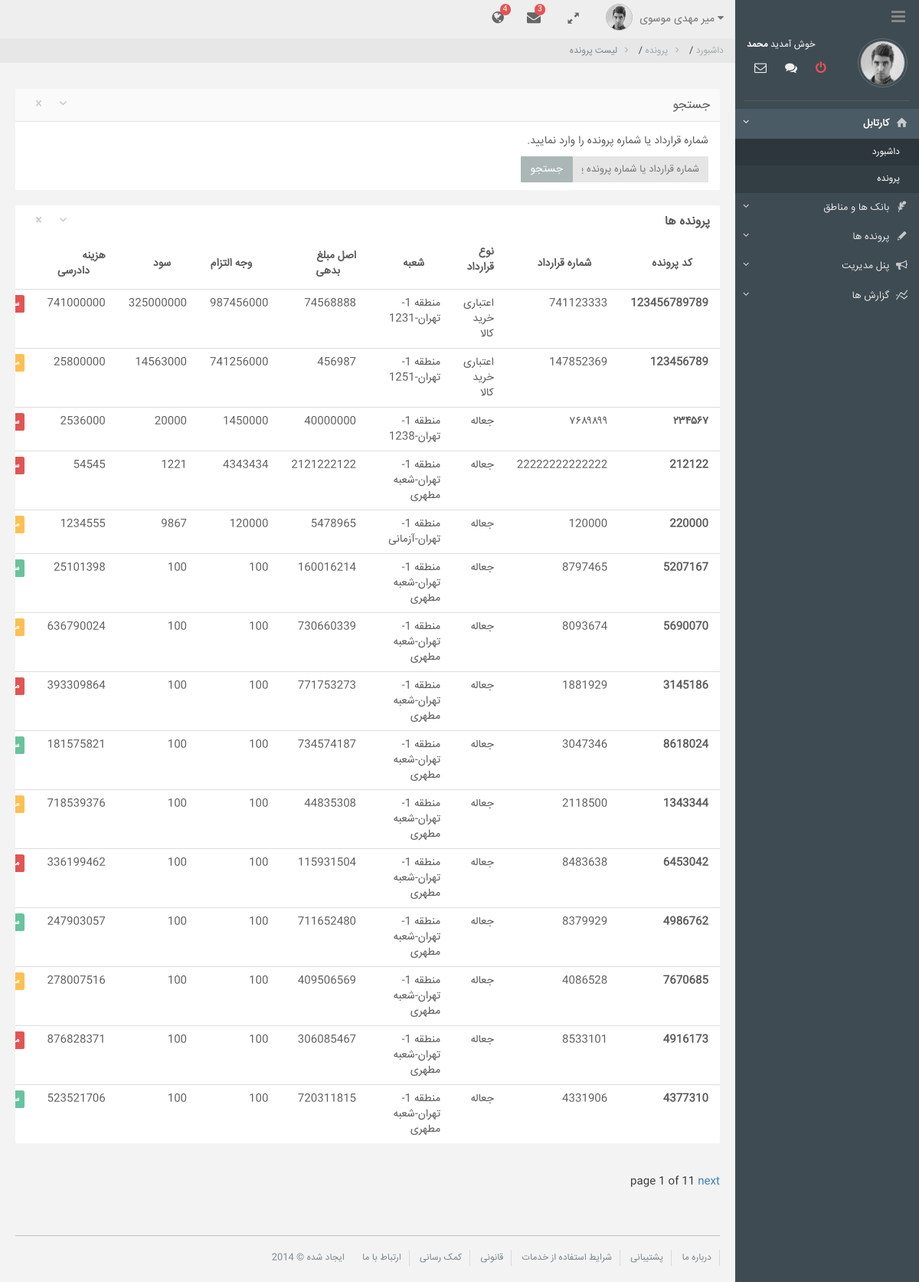
The page /bank/files/ (signed in) on the database as committed earlier.
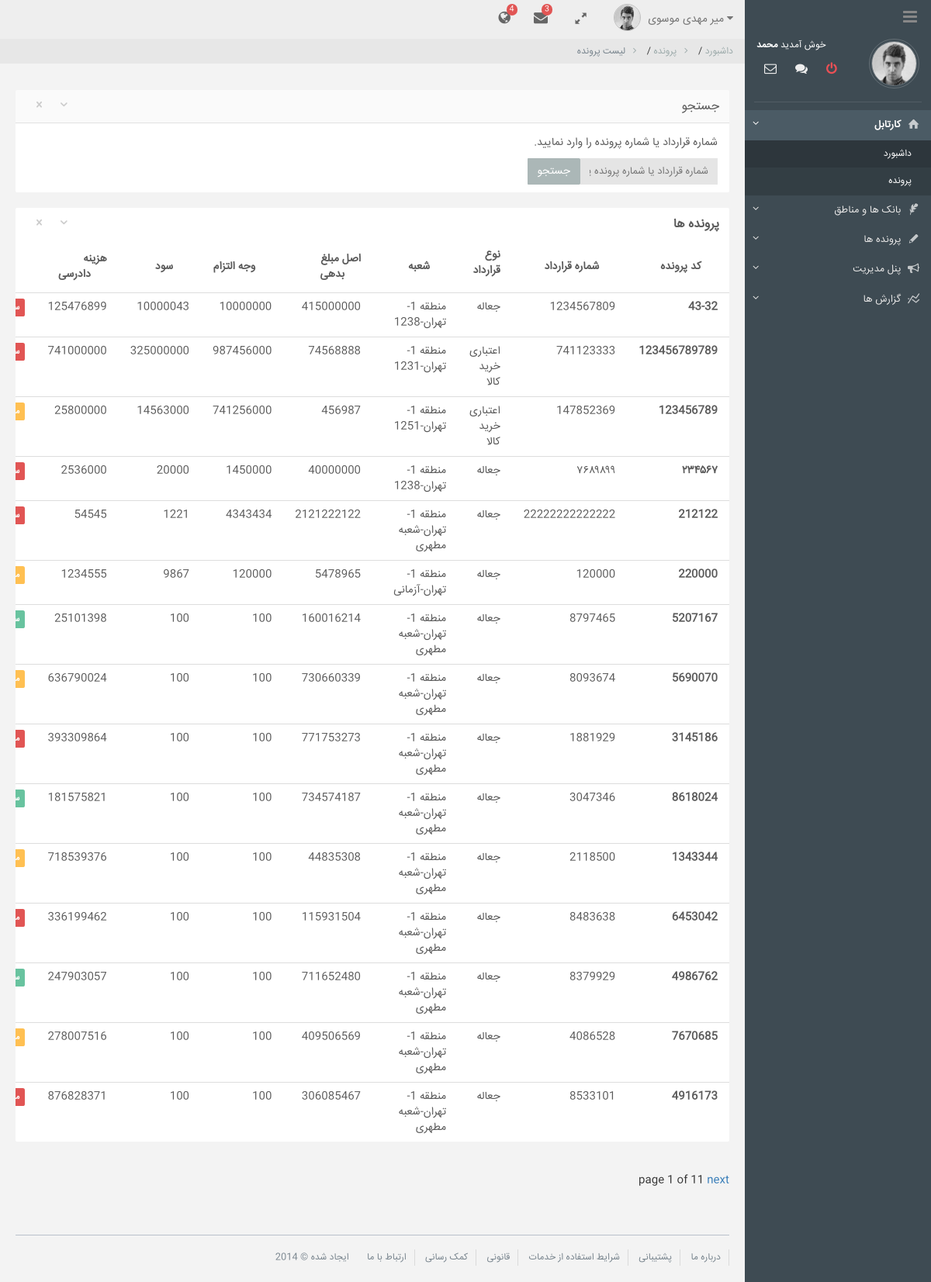
The same page on the database as committed later.
### bank/models.py (models this page shows, shortened)
@python_2_unicode_compatible
class File(Base):
    STATUS = (
        (u"سررسید گذشته", u"سر رسید گذشته"),
        (u"معوق", u"معوق"),
        (u"مشکوک الوصول", u"مشکوک الوصول")
    )
    TYPE = (
        ('جعاله', 'جعاله'),
        ('اعتباری خرید کالا', 'اعتباری خرید کالا'),
        ('خرید خودرو', 'خرید خودرو'),
    )
    ASSURANCE_TYPE = (
        ('خرد', 'خرد'),
        ('متوسط', 'متوسط'),
        ('کلان', 'کلان'),
    )
    file_code = models.CharField(_(u'کد پرونده'), max_length=200, unique=True)
    contract_code = models.CharField(_(u'شماره قرارداد'), max_length=200, unique=True)
    main_deposit = models.PositiveIntegerField(_(u'اصل مبلغ بدهی'), default=100)
    nc_deposit = models.PositiveIntegerField(_(u'وجه التزام'), default=100)
    so_deposit = models.PositiveIntegerField(_(u'سود'), default=100)
    cost_proceeding = models.PositiveIntegerField(_(u'هزینه دادرسی'), default=100)
    branch = models.ForeignKey(Branch, verbose_name=_(u'شعبه'), related_name='files')
    persian_date_refrence = models.CharField(_(u'تاریخ ارجاع'), max_length=10, default=None, null=True)
    persian_normal_date_refrence = models.CharField(_(u'تاریخ ارجاع'), max_length=10, default=None, null=True)
    status = models.CharField(_(u'وضعیت'), max_length=20, choices=STATUS, default='مشکوک')
    file_type = models.CharField(_('نوع قرارداد'), max_length=50, choices=TYPE, default='جعاله')
    class Meta:
        ordering = ['file_code']
        verbose_name = _('file')
        verbose_name_plural = _('files')
        db_table = 'files'
    def __str__(self):
        return "{}".format(self.file_code)

@python_2_unicode_compatible
class Branch(Base, Location):
    name = models.CharField(_('نام شعبه'), max_length=100)
    code = models.CharField(_('کد شعبه'), max_length=100, null=True)
    area = models.ForeignKey(ManagementAreas, verbose_name=_('سرپرستی'), related_name='branches',
                             on_delete=models.CASCADE)
    city = models.ForeignKey(City, verbose_name=_('شهر'), related_name='areas', on_delete=models.CASCADE)
    postal_code = models.CharField(_('کد شعبه'), max_length=20, default=None, null=True)
    class Meta:
        ordering = ['name']
        verbose_name = _('branch')
        verbose_name_plural = _('branch')
        db_table = 'branches'
    def __str__(self):
        return '{}-{}-{}'.format(self.area, self.city, self.name)

@python_2_unicode_compatible
class ManagementAreas(Base, Location):
    name = models.CharField(_('نام سرپرستی'), max_length=100)
    bank = models.ForeignKey(Bank, verbose_name=_('بانک'), related_name='areas', on_delete=models.CASCADE)
    state = models.ForeignKey(State, verbose_name=_('استان'), related_name='areas_state', on_delete=models.CASCADE)
    status = models.BooleanField(_('وضعیت'), default=True)
    class Meta:
        ordering = ['name']
        verbose_name = _('bank')
        verbose_name_plural = _('banks')
        db_table = 'areas'
    def __str__(self):
        return self.name

### states/models.py (models this page shows)
class City(Base):
    name = models.CharField(_('city name'), max_length=50)
    state = models.ForeignKey(State, verbose_name=_('state'),
                              related_name='cities', default=None)
    class Meta:
        ordering = ['name']
        verbose_name = _('city')
        verbose_name_plural = _('cities')
        db_table = 'cities'
    def __str__(self):
        return self.name

### bank/views.py (the view)
@login_required(login_url='/employee/login/')
def file_list(request):
    query = request.POST.get('q')
    if query:
        object_list = File.objects.filter(
            Q(file_code__contains=query) | Q(contract_code__contains=query)
        ).order_by('-created_at')
    else:
        object_list = File.objects.all().order_by('-created_at')
    paginator = Paginator(object_list, 15)
    page = request.GET.get('page')
    try:
        files = paginator.page(page)
    except PageNotAnInteger:
        files = paginator.page(1)
    except EmptyPage:
        files = paginator.page(paginator.num_pages)
    return render(request, 'bank/file/list.html', {'files': files, 'page': page})

### bank/templates/bank/file/list.html (shortened to what the changed rows need)
{% extends 'bank/base.html' %}
{% block content %}
    <ul>
            <div class="row">
                <div class="col-md-12 portlets ui-sortable">
						<div class="widget">
							<div class="widget-header">
								<h2>جستجو</h2>
							</div>
						</div>
					</div>
            </div>
            <div class="row">
					<div class="col-md-12">
						<div class="widget">
							<div class="widget-header transparent">
								<h2><strong>پرونده ها</strong> </h2>
							</div>
							<div class="widget-content">
								<div class="table-responsive">
									<table data-sortable="" class="table" data-sortable-initialized="true">
										<thead>
											<tr>
												<th>کد پرونده</th>
												<th>شماره قرارداد</th>
												<th>نوع قرارداد</th>
												<th>شعبه</th>
												<th>اصل مبلغ بدهی</th>
												<th data-sortable="false">وجه التزام</th>
												<th data-sortable="false">سود</th>
												<th data-sortable="false">هزینه دادرسی</th>
												<th>وضعیت</th>
											</tr>
										</thead>
										<tbody>
                                            {% for file in files %}
                                                <tr>
                                                    <td><strong>{{ file }}</strong></td>
                                                    <td>{{ file.contract_code }}</td>
                                                    <td>{{ file.file_type }}</td>
                                                    <td>{{ file.branch }}</td>
                                                    <td>{{ file.main_deposit }}</td>
                                                    <td>{{ file.nc_deposit }}</td>
                                                    <td>{{ file.so_deposit }}</td>
                                                    <td>{{ file.cost_proceeding }}</td>
                                                    {% if file.status == 'سر رسید گذشته' %}
                                                        <td><span class="label label-success">{{ file.status }}</span></td>
                                                    {% elif file.status == 'معوق' %}
                                                        <td><span class="label label-warning">{{ file.status }}</span></td>
                                                    {% else %}
                                                        <td><span class="label label-danger">{{ file.status }}</span></td>
                                                    {% endif %}
                                                </tr>
                                            {% endfor %}
										</tbody>
									</table>
								</div>
							</div>
						</div>
					</div>
				</div>
    </ul>
{% endblock %}

Rows that differ between the two databases and show on the page:
no longer on this page (row unchanged): File: file_code "4377310", contract_code "4331906", file_type "جعاله", branch "منطقه 1-تهران-شعبه مطهری", main_deposit "720311815", nc_deposit "100", so_deposit "100", cost_proceeding "523521706"
added File: file_code "43-32", contract_code "1234567809", file_type "جعاله", branch "منطقه 1-تهران-1238", main_deposit "415000000", nc_deposit "10000000", so_deposit "10000043", cost_proceeding "125476899"
